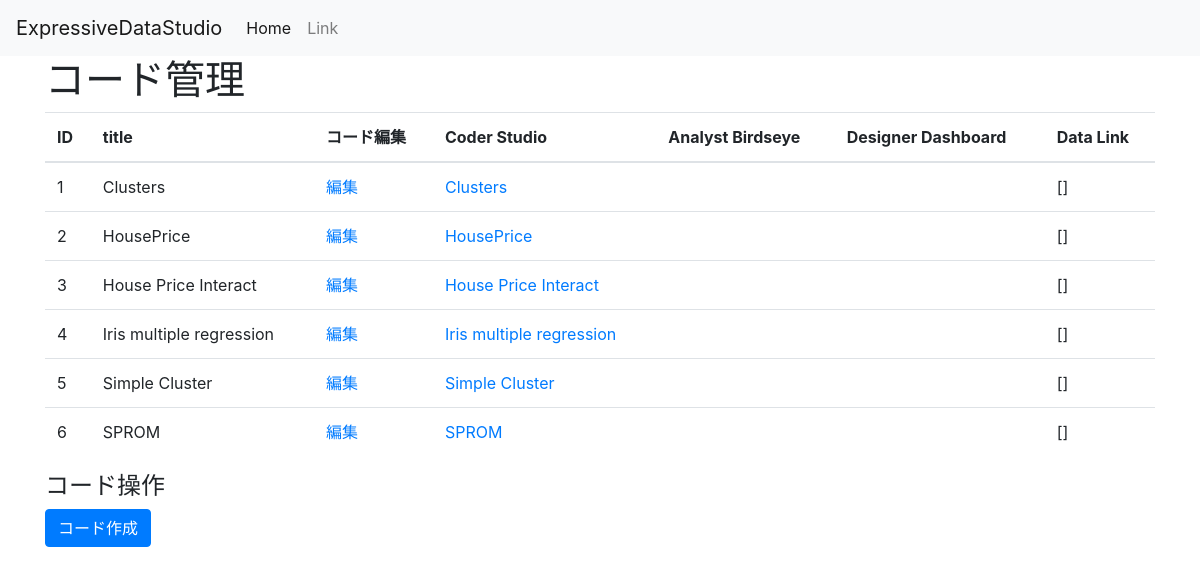
/codeman/, run on the app's committed database.
### codeman/models.py (models this page shows, shortened)
class CodeElement(models.Model):
    title = models.CharField("title", max_length=255)
    code = models.TextField()
    create_at = models.DateTimeField(auto_now_add=True)

### codeman/views.py (the view)
def index(request):
    codeelm_list = []
    cels = CodeElement.objects.all()
    for cel in cels:
        id = cel.id
        ary = []
        try:
            fcls = FileCodeLink.objects.filter(code=id).all()
            for fl in fcls:
                ary.append(fl.file.id)
        except Exception:
            pass
        cel.codelinks = ary
        codeelm_list.append(cel)
    context = {
        "codeelm_list": codeelm_list
    }
    return render(request, 'codeman/code.html', context)

### codeman/templates/codeman/code.html
{% extends "codeman/base.html" %}
{% load bootstrap3 %}
{% block content %}
<h1>コード管理</h1>
<table class="table">
  <thead>
    <tr>
      <th>
        ID
      </th>
      <th>
        title
      </th>
      <th>
        コード編集
      </th>
      <th>
        Coder Studio
      </th>
      <th>
        Analyst Birdseye
      </th>
      <th>
        Designer Dashboard
      </th>
      <th>
        Data Link
      </th>
    </tr>
  </thead>
  <tbody>
    {% for code in codeelm_list %}
    <tr>
      <td>
        {{ code.id }}
      </td>
      <td>
        {{ code.title }}
      </td>
      <td>
        <a href="code/{{code.id}}/edit">編集</a>
      </td>
      <td>
        <a href="code/{{code.id}}/">{{code.title}}</a>
      </td>
      <td>
      </td>
      <td>
      </td>
      <td>
        {{ code.codelinks }}
      </td>
    </tr>
    {% endfor %}
  </tbody>
</table>
<h4>コード操作</h4>
<a class="btn btn-primary" href="{% url 'codeman:new' %}">コード作成</a>
{% endblock %}

### codeman/templates/codeman/base.html (shortened to what this page needs)
{% load staticfiles %}
<!DOCTYPE html>
<html lang="ja">
<head>
    <link rel="stylesheet" href="{% static 'cms/css/bootstrap.min.css' %}">
</head>
<body>
  <nav class="navbar navbar-expand-lg navbar-light bg-light">
    <a class="navbar-brand" href="/svc/">ExpressiveDataStudio</a>
    <div class="collapse navbar-collapse" id="navbarSupportedContent">
      <ul class="navbar-nav mr-auto">
        <li class="nav-item active">
          <a class="nav-link" href="/svc/">Home <span class="sr-only">(current)</span></a>
        </li>
        <li class="nav-item">
          <a class="nav-link" href="#">Link</a>
        </li>
      </ul>
    </div>
  </nav>
  <div class="container">
    {% block content %} {% endblock %}
  </div>
</body>
</html>

### data on the page
CodeElement: id "1", title "Clusters", codelinks "[]"
CodeElement: id "2", title "HousePrice", codelinks "[]"
CodeElement: id "3", title "House Price Interact", codelinks "[]"
CodeElement: id "4", title "Iris multiple regression", codelinks "[]"
CodeElement: id "5", title "Simple Cluster", codelinks "[]"
CodeElement: id "6", title "SPROM", codelinks "[]"
